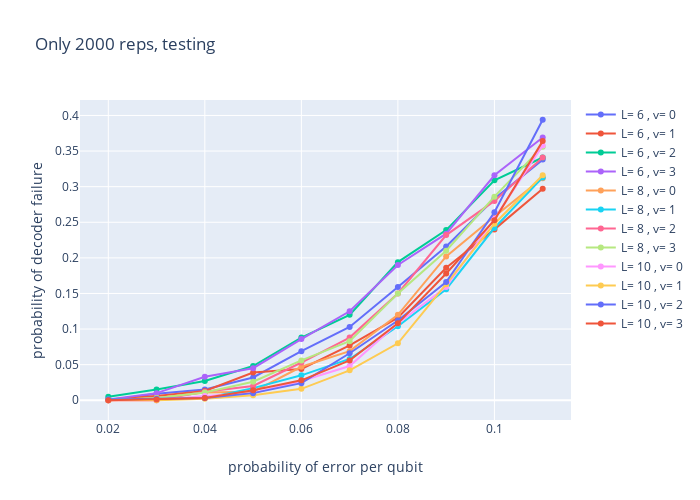

The notebook cell saved with this chart:
### Code cell
x = list(np.arange(0.02, 0.12, 0.01))
y = {(6, 0): [0.0, 0.009, 0.015, 0.032, 0.069, 0.103, 0.159, 0.216, 0.283, 0.338], (6, 1): [0.001, 0.006, 0.013, 0.039, 0.044, 0.077, 0.116, 0.186, 0.24, 0.297], (6, 2): [0.005, 0.015, 0.027, 0.048, 0.088, 0.12, 0.194, 0.239, 0.309, 0.341], (6, 3): [0.001, 0.01, 0.033, 0.045, 0.086, 0.125, 0.19, 0.234, 0.316, 0.369], (8, 0): [0.0, 0.003, 0.011, 0.012, 0.047, 0.069, 0.12, 0.202, 0.258, 0.312], (8, 1): [0.001, 0.001, 0.003, 0.017, 0.035, 0.058, 0.104, 0.156, 0.242, 0.313], (8, 2): [0.0, 0.0, 0.012, 0.02, 0.053, 0.088, 0.15, 0.232, 0.28, 0.341], (8, 3): [0.0, 0.003, 0.011, 0.026, 0.056, 0.083, 0.15, 0.21, 0.286, 0.356], (10, 0): [0.0, 0.0, 0.006, 0.01, 0.027, 0.048, 0.108, 0.159, 0.255, 0.358], (10, 1): [0.0, 0.0, 0.002, 0.007, 0.016, 0.042, 0.08, 0.163, 0.248, 0.316], (10, 2): [0.001, 0.002, 0.003, 0.01, 0.024, 0.066, 0.112, 0.166, 0.264, 0.394], (10, 3): [0.0, 0.001, 0.003, 0.014, 0.028, 0.056, 0.108, 0.178, 0.253, 0.364]}
plot_plotly_both(x, y, [6, 8, 10], [0, 1, 2, 3], 'Only 2000 reps, testing')
